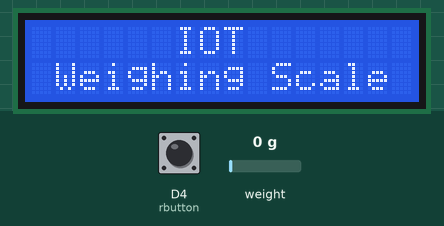
Simulated run of this sketch. Board: ESP8266 (NodeMCU). Parts: 16×2 character LCD. The test bench sets the inputs (shaded band); at power-on: weight on the scale 0 g, D4 (rbutton) HIGH. What the sketch prints to the serial monitor is not drawn.

Above: at 2.2 s.
At 9.3 s:
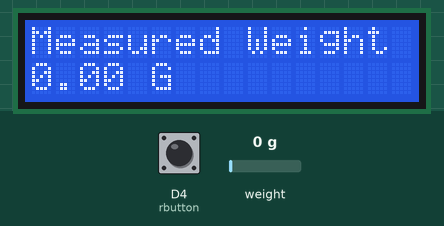
9.4 s: weight on the scale set to 100 g
At 12.0 s:
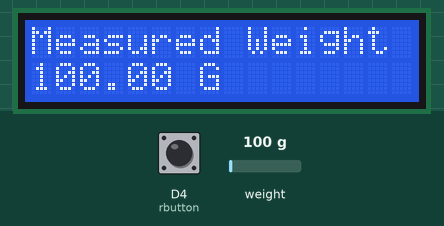
14.7 s: weight on the scale set to 1250 g
At 16.7 s:
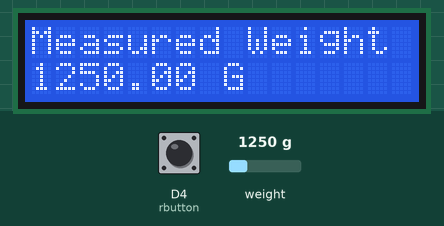
19.7 s: weight on the scale set to 2500 g
At 22.6 s:
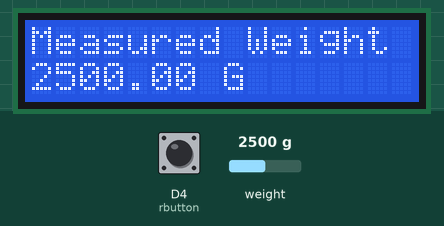
Timing chart, 0 to 24.1 s (numbered marks = the images above; inputs shaded):
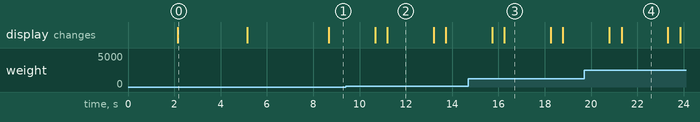

The sketch:

new.ino
```cpp
#include "HX711.h"

#include <Wire.h>
#include <LiquidCrystal_I2C.h>
LiquidCrystal_I2C lcd(0x3F, 16, 2);

HX711 scale(D5, D6);

int rbutton = D4; // this button will be used to reset the scale to 0.
float  weight;
float calibration_factor = 855; // for me this vlaue works just perfect 419640

void setup()
{
  Serial.begin(115200);
  pinMode(rbutton, INPUT_PULLUP);
  scale.set_scale();
  scale.tare(); //Reset the scale to 0
  long zero_factor = scale.read_average(); //Get a baseline reading

  Wire.begin(D2, D1);
  lcd.begin(16,2);
  lcd.init();
  lcd.backlight();

  lcd.setCursor(6,0);
  lcd.print("IOT");
  lcd.setCursor(1,1);
  lcd.print("Weighing Scale");
  delay(3000);
  lcd.clear();

  {
  delay(1000);
  Serial.print(".");
  lcd.clear();
  }
  Serial.println("");

  lcd.clear();


  delay(2000);
}

void loop()

{


  scale.set_scale(calibration_factor); //Adjust to this calibration factor

  weight = scale.get_units(5);
if(weight >=0){
  lcd.setCursor(0, 0);
  lcd.print("Measured Weight");
  lcd.setCursor(0, 1);
  lcd.print(weight);
  lcd.print(" G  ");

  delay(2000);
  lcd.clear();
}
  Serial.print("Weight: ");
  Serial.print(weight);
  Serial.println(" G");
  Serial.println();


  if ( digitalRead(rbutton) == LOW)
{
  scale.set_scale();
  scale.tare(); //Reset the scale to 0
}

}
```

Measured:
- after the input at 9.4 s, the display: first differs from a run without the input after 1.8 s (image 2)
- after the input at 14.7 s, the display: first differs from a run without the input after 1.6 s (image 3)
- after the input at 19.7 s, the display: first differs from a run without the input after 1.6 s (image 4)
- what the display in image 0 shows lasts 3.0 s, from 2.1 s to 5.1 s
- what the display in image 2 shows lasts 2.0 s, from 11.2 s to 13.2 s
